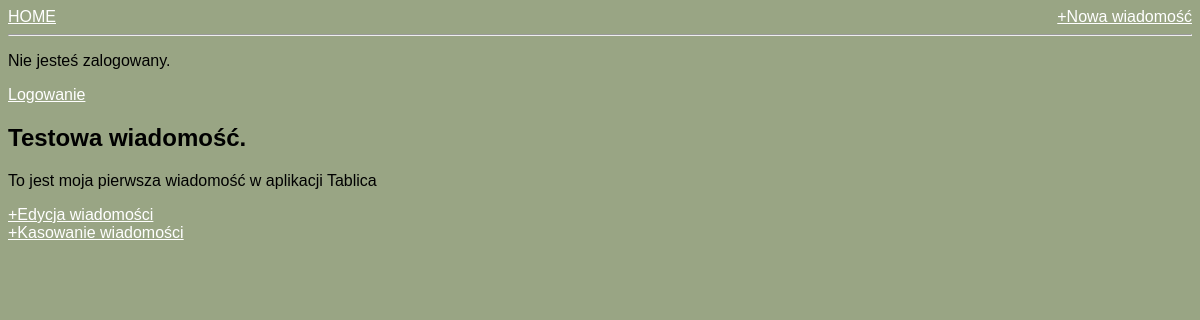
Before: /tekst/1/ with the older database file.
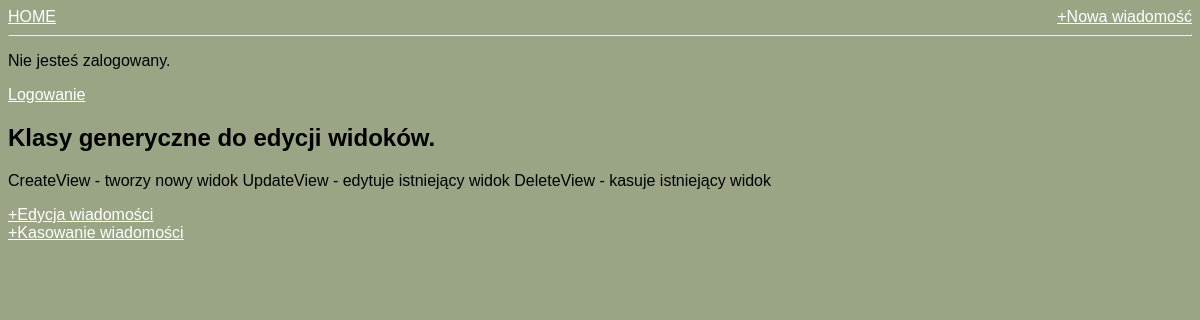
After: the same page with the newer database file.
### tablica/models.py (models this page shows, shortened)
class Wiadomosc(models.Model):
    tresc = models.TextField()
    tytul = models.CharField(max_length=50)
    autor = models.ForeignKey('auth.User', on_delete=models.CASCADE,)
    class Meta():
        verbose_name_plural = "Wiadomości"

### tablica/views.py (the view)
# urls.py: path('tekst/<int:pk>/', views.TrescPage.as_view(), name='tresc'),
class TrescPage(DetailView):
    model = Wiadomosc
    template_name = 'tablica/tresc.html'

### tablica/templates/tablica/tresc.html
{% extends 'tablica/base.html' %}
{% block content %}
  <div class="wiadomosc">
    <h2>{{ object.tytul }}</h2>
    <p>{{ object.tresc }}</p>
  </div>
  <a href="{% url 'edycja' object.pk %}">+Edycja wiadomości</a><br>
  <a href="{% url 'kasowanie' object.pk %}">+Kasowanie wiadomości</a>
{% endblock %}

Changed rows visible on the page:
changed Wiadomosc: tytul "Testowa wiadomość." → "Klasy generyczne do edycji widoków."; tresc "To jest moja pierwsza wiadomość w aplikacji Tablica" → "CreateView - tworzy nowy widok UpdateView - edytuje istniejący widok DeleteView - kasuje istniejący widok"
